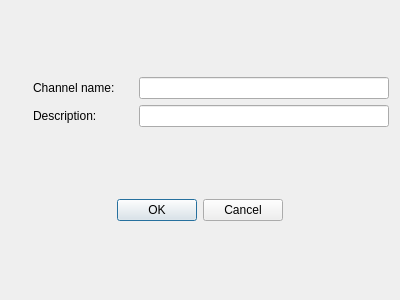
<?xml version="1.0" encoding="UTF-8"?>
<ui version="4.0">
 <class>CcreateNewChannel</class>
 <widget class="QDialog" name="CcreateNewChannel">
  <property name="geometry">
   <rect>
    <x>0</x>
    <y>0</y>
    <width>400</width>
    <height>300</height>
   </rect>
  </property>
  <property name="windowTitle">
   <string>Dialog</string>
  </property>
  <layout class="QVBoxLayout" name="verticalLayout_2">
   <item>
    <layout class="QVBoxLayout" name="verticalLayout">
     <item>
      <layout class="QHBoxLayout" name="horizontalLayout">
       <item alignment="Qt::AlignRight">
        <widget class="QLabel" name="label_2">
         <property name="minimumSize">
          <size>
           <width>100</width>
           <height>0</height>
          </size>
         </property>
         <property name="maximumSize">
          <size>
           <width>100</width>
           <height>16777215</height>
          </size>
         </property>
         <property name="text">
          <string>Channel name:</string>
         </property>
        </widget>
       </item>
       <item alignment="Qt::AlignLeft">
        <widget class="QLineEdit" name="lineEdit_name">
         <property name="minimumSize">
          <size>
           <width>250</width>
           <height>0</height>
          </size>
         </property>
         <property name="maximumSize">
          <size>
           <width>280</width>
           <height>16777215</height>
          </size>
         </property>
        </widget>
       </item>
      </layout>
     </item>
     <item>
      <layout class="QHBoxLayout" name="horizontalLayout_2">
       <item alignment="Qt::AlignRight">
        <widget class="QLabel" name="label_3">
         <property name="minimumSize">
          <size>
           <width>100</width>
           <height>0</height>
          </size>
         </property>
         <property name="maximumSize">
          <size>
           <width>100</width>
           <height>16777215</height>
          </size>
         </property>
         <property name="text">
          <string>Description:</string>
         </property>
        </widget>
       </item>
       <item alignment="Qt::AlignLeft">
        <widget class="QLineEdit" name="lineEdit">
         <property name="minimumSize">
          <size>
           <width>250</width>
           <height>0</height>
          </size>
         </property>
         <property name="maximumSize">
          <size>
           <width>280</width>
           <height>16777215</height>
          </size>
         </property>
        </widget>
       </item>
      </layout>
     </item>
    </layout>
   </item>
   <item alignment="Qt::AlignHCenter">
    <widget class="QDialogButtonBox" name="buttonBox">
     <property name="orientation">
      <enum>Qt::Horizontal</enum>
     </property>
     <property name="standardButtons">
      <set>QDialogButtonBox::Cancel|QDialogButtonBox::Ok</set>
     </property>
    </widget>
   </item>
  </layout>
 </widget>
 <resources/>
 <connections>
  <connection>
   <sender>buttonBox</sender>
   <signal>accepted()</signal>
   <receiver>CcreateNewChannel</receiver>
   <slot>accept()</slot>
   <hints>
    <hint type="sourcelabel">
     <x>248</x>
     <y>254</y>
    </hint>
    <hint type="destinationlabel">
     <x>157</x>
     <y>274</y>
    </hint>
   </hints>
  </connection>
  <connection>
   <sender>buttonBox</sender>
   <signal>rejected()</signal>
   <receiver>CcreateNewChannel</receiver>
   <slot>reject()</slot>
   <hints>
    <hint type="sourcelabel">
     <x>316</x>
     <y>260</y>
    </hint>
    <hint type="destinationlabel">
     <x>286</x>
     <y>274</y>
    </hint>
   </hints>
  </connection>
 </connections>
</ui>
